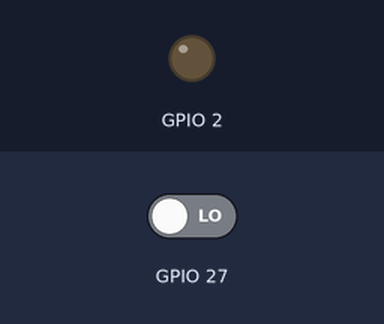
A program run on a simulated ESP32. Parts: output pins drawn as LEDs (lit = HIGH). Inputs (shaded band) come from the test bench; at power-on: GPIO 27 LOW. What the program prints to the serial monitor is not drawn.

Above: at 1.2 s.
1.3 s: GPIO 27 driven HIGH
At 2.2 s:
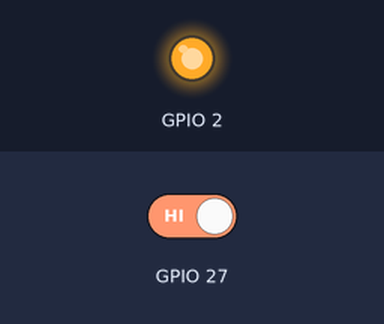
3.0 s: GPIO 27 driven LOW
At 3.5 s:
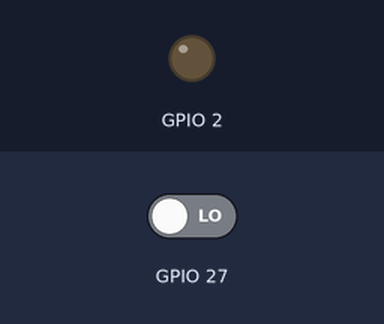
Timing chart, 0 to 6.0 s (numbered marks = the images above; inputs shaded):
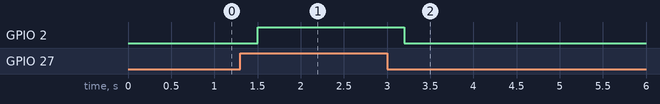

Measured:
- after the input at 1.3 s, GPIO 2: LOW → HIGH after 0.20 s
- after the input at 3.0 s, GPIO 2: HIGH → LOW after 0.20 s

The program:

main.cpp
```cpp
// Silver Back sensor firmware 0.1.0
//
// Reads a digital presence pin and writes one JSON object per line on USB
// serial. The line format is docs/protocol.md. This sketch does not speak
// BLE or Wi-Fi, and it does not sleep.
//
// Reference wiring (ESP32 dev board + HC-SR501):
//   GPIO 27  <-- OUT     (internal pulldown; HIGH means approach)
//   GND      --- GND
//   5V / VIN --> VCC     (the module wants about 5 V)
// Confirm OUT is 3.3 V before connecting it. ESP32 pins are not 5 V tolerant.
// HC-SR501 can chatter for up to a minute after power-up. Warmup suppression
// is not implemented; those edges are reported as real events.
//
// The strings below are fixed tokens. Nothing from the pin is copied into
// the JSON text, so the line stays valid JSON.

#include <Arduino.h>

#ifndef SILVERBACK_PIR_PIN
#define SILVERBACK_PIR_PIN 27
#endif

#ifndef SILVERBACK_LED_PIN
#define SILVERBACK_LED_PIN 2
#endif

#ifndef SILVERBACK_PIR_ACTIVE
#define SILVERBACK_PIR_ACTIVE HIGH
#endif

static const char *FW_VERSION = "0.1.0";
static const uint32_t BAUD = 115200;
static const unsigned long DEBOUNCE_MS = 200;
static const unsigned long HEARTBEAT_MS = 30000;

static int lastReading = LOW;
static int stable = -1;
static unsigned long lastChangeMs = 0;
static unsigned long lastHeartbeatMs = 0;
static uint32_t seq = 0;

static void emit(const char *type, const char *state) {
  Serial.print(F("{\"v\":1,\"type\":\""));
  Serial.print(type);
  Serial.print('"');
  if (state != nullptr) {
    Serial.print(F(",\"state\":\""));
    Serial.print(state);
    Serial.print('"');
  }
  Serial.print(F(",\"sensor\":\"pir\",\"transport\":\"usb-serial\",\"fw\":\""));
  Serial.print(FW_VERSION);
  Serial.print(F("\",\"seq\":"));
  Serial.print(seq++);
  Serial.print(F(",\"uptime_ms\":"));
  Serial.print(millis());
  Serial.println('}');
  Serial.flush();
}

static void setLed(bool occupied) {
  if (SILVERBACK_LED_PIN < 0) {
    return;
  }
  digitalWrite(SILVERBACK_LED_PIN, occupied ? HIGH : LOW);
}

void setup() {
  if (SILVERBACK_LED_PIN >= 0) {
    pinMode(SILVERBACK_LED_PIN, OUTPUT);
    digitalWrite(SILVERBACK_LED_PIN, LOW);
  }
  pinMode(SILVERBACK_PIR_PIN, INPUT_PULLDOWN);
  Serial.begin(BAUD);
  lastReading = digitalRead(SILVERBACK_PIR_PIN);
  lastChangeMs = millis();
  lastHeartbeatMs = millis();
  emit("hello", nullptr);
}

void loop() {
  const unsigned long now = millis();
  const int reading = digitalRead(SILVERBACK_PIR_PIN);

  if (reading != lastReading) {
    lastReading = reading;
    lastChangeMs = now;
  }

  // Emit on the transition to a level that has held for DEBOUNCE_MS,
  // including the level seen at boot (stable starts unknown).
  if (stable != reading && (now - lastChangeMs) >= DEBOUNCE_MS) {
    stable = reading;
    const bool occupied = reading == SILVERBACK_PIR_ACTIVE;
    setLed(occupied);
    emit("presence", occupied ? "approach" : "clear");
  }

  if ((now - lastHeartbeatMs) >= HEARTBEAT_MS) {
    lastHeartbeatMs = now;
    emit("heartbeat", nullptr);
  }
}
```
